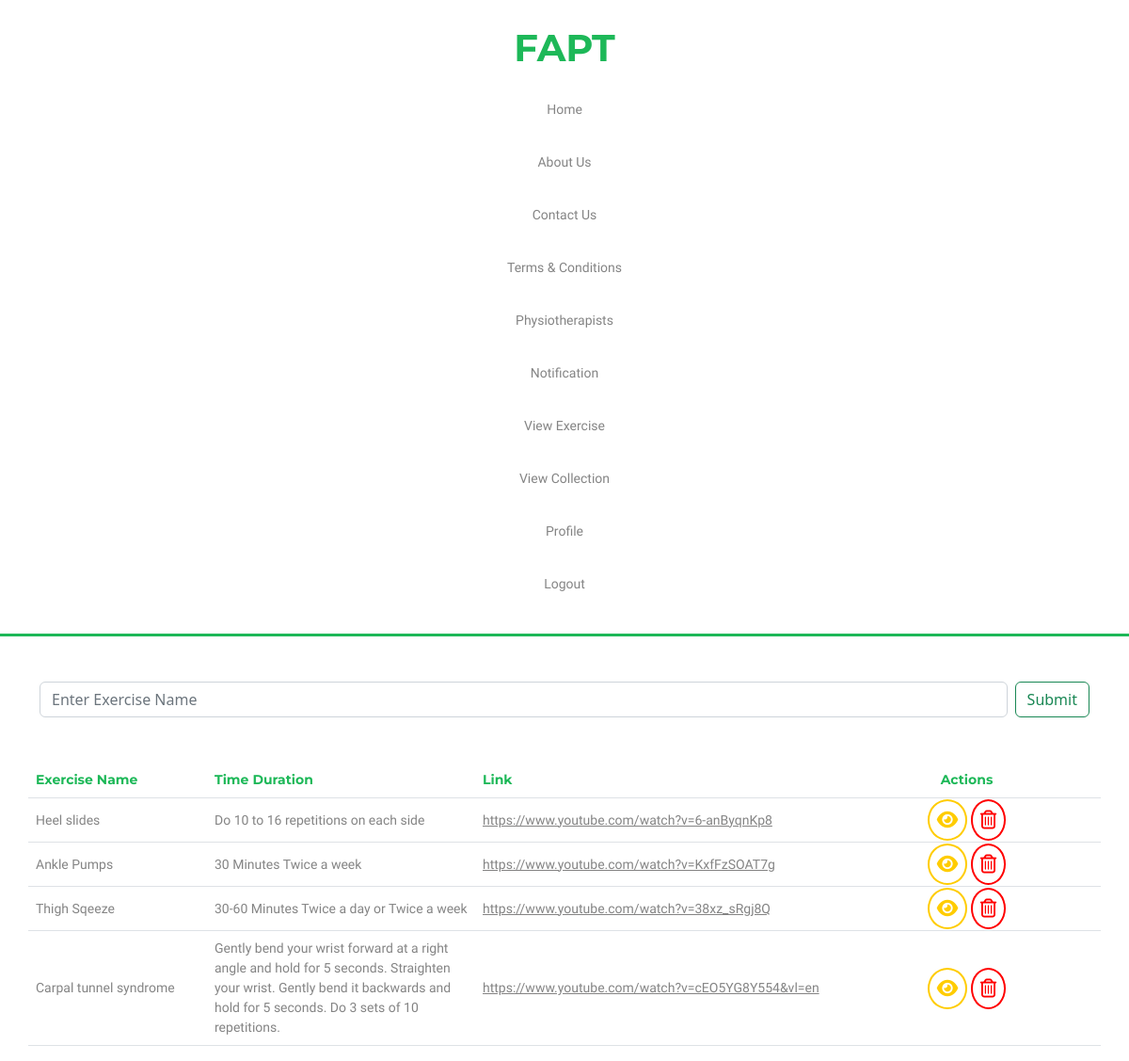
The app's page /UserPanel/patient-view-collection.php (signed in) with its own data.
### UserPanel/patient-view-collection.php (the view, shortened to what this page needs)
<?php
if(!isset($_SESSION['pno'])){
    header("location: ../login.php");
}
else{
    $phone_num = $_SESSION['pno'];
}
?>
<!DOCTYPE html>
<html lang="en">
<head>
    <link href="https://cdn.jsdelivr.net/npm/bootstrap@5.2.0/dist/css/bootstrap.min.css" rel="stylesheet">
    <link rel="stylesheet" href="./patientStyle/patient.css">
</head>
<body>
<nav>
        <div class="container">
            <div class="row">
                <div class="col-12 col-xxl-2">
                    <div class="navigation-logo text-center text-xxl-start">
                        <h1 class="logo">FAPT</h1>
                    </div>
                </div>
                <div class="col-12 col-xxl-10">
                    <div class="nav-select">
                        <div class="navigation-menu text-center text-xxl-center mt-xl-2 mt-0">
                            <a href="./home.php">Home</a>
                            <a href="./about-us.php">About Us</a>
                            <a href="./contact-us.php">Contact Us</a>
                            <a href="./termsandconditions.php">Terms & Conditions</a>
                            <a href="./physiotherapist-view.php">Physiotherapists</a>
                            <a href="./notification-view.php">Notification</a>
                            <a href="./patient-view-exercise.php">View Exercise</a>
                            <a href="./patient-view-collection.php">View Collection</a>
                            <a href="./patient-profile.php">Profile</a>
                            <a href="./logout.php">Logout</a>
                        </div>
                    </div>
                </div>
            </div>
        </div>
    </nav>
    <section class="view-exercise">
        <div class="container">
            <div class="row">
                <form class="d-flex mt-5" role="search">
                    <input class="form-control me-2" name="search" placeholder="Enter Exercise Name" aria-label="Search">
                    <input type="submit" class = "btn btn-outline-success" name = "save">
                </form>
                <table class="table mt-5">
                    <tr class="col-12">
                        <th class="table-head col-2 col-lg-2">Exercise Name</th>
                        <th class="table-head col-2 col-lg-3">Time Duration</th>
                        <th class="table-head col-3 col-lg-4">Link</th>
                        <th class="table-head text-start text-md-center col-6 col-lg-3">Actions</th>
                    </tr>
                    <?php
                        include("../db/conn.php");
                        $condition = '';
                        $exerciseResult = mysqli_query($con, "SELECT * FROM `saved-exercise` WHERE 1 AND `Patient_phone` = '$phone_num'  ".$condition."");
                    ?>
                    <?php while($row = mysqli_fetch_array($exerciseResult)){ ?>
                        <tr>
                        <td class = "align-middle"> <?php echo $row['Save_exercise_name']; ?> </td>
                        <td class = "align-middle"><?php echo $row['Save_exercise_duration']; ?></td>
                        <td class = "align-middle"><a href="<?php echo $row['Save_exercise_link']; ?>" class="link" target="_blank"><?php echo $row['Save_exercise_link']; ?></a></td>
                        <td class = "text-center align-middle">
                            <a href="./collection-view.php?view=<?php echo $row['Save_id'];  ?>"  title = "View" class = "view-rec"><i class = "fa-solid fa-eye"></i></a>
                            <a href="./delete-exercise.php?del=<?php echo $row['Save_id'];  ?>"  title = "Delete" class = "del-rec"><i class="fa-regular fa-trash-can"></i></a>
                        </td>
                    </tr>
                    <?php } ?>
            </div>
        </div>
    </section>
</body>
</html>

### UserPanel/patientStyle/patient.css (style rules this page uses)
nav { padding: 27px 0px; background-color: white; border-bottom: 3px solid rgb(29, 184, 88); }
nav .navigation-logo .logo { font-size: 40px; font-weight: bold; color: rgb(29, 184, 88); font-family: 'Montserrat', sans-serif; }
nav .navigation-menu a { font-size: 14px; padding: 15px 10px; text-decoration: none; font-family: 'Work Sans', sans-serif; color: #6d6c6cd6; }
@media (max-width: 1200px) { nav .navigation-menu { display: flex; flex-direction: column; gap: 5px; } }
td { color: #6d6c6cd6; font-family: 'Work Sans', sans-serif; font-size: 14px; }
.table-head { color: rgb(29, 184, 88); font-family: 'Montserrat', sans-serif; font-size: 14px; }
.link { color: #6d6c6cd6; }

### UserPanel/patient-view-collection.php (style rules this page uses)
.view-rec { color: #FFCC00; font-family: 'Work Sans', sans-serif; font-size: 20px; border: 2px solid #FFCC00; padding: 8px; transition-duration: 0.4s; border-radius: 100%; }
.del-rec { background: none; color: red; font-family: 'Work Sans', sans-serif; font-size: 20px; border: 2px solid red; padding: 8px; transition-duration: 0.4s; border-radius: 100%; }

### records on screen
saved-exercise: Save_exercise_name "Heel slides", Save_exercise_duration "Do 10 to 16 repetitions on each side", Save_exercise_link "https://www.youtube.com/watch?v=6-anByqnKp8"
saved-exercise: Save_exercise_name "Ankle Pumps", Save_exercise_duration "30 Minutes Twice a week", Save_exercise_link "https://www.youtube.com/watch?v=KxfFzSOAT7g"
saved-exercise: Save_exercise_name "Thigh Sqeeze", Save_exercise_duration "30-60 Minutes Twice a day or Twice a week", Save_exercise_link "https://www.youtube.com/watch?v=38xz_sRgj8Q"
saved-exercise: Save_exercise_name "Carpal tunnel syndrome", Save_exercise_duration "Gently bend your wrist forward at a right angle and hold for 5 seconds. Straighten your wrist. Gently bend it backwards and hold for 5 seconds. Do 3 sets of 10 repetitions.", Save_exercise_link "https://www.youtube.com/watch?v=cEO5YG8Y554&vl=en"
